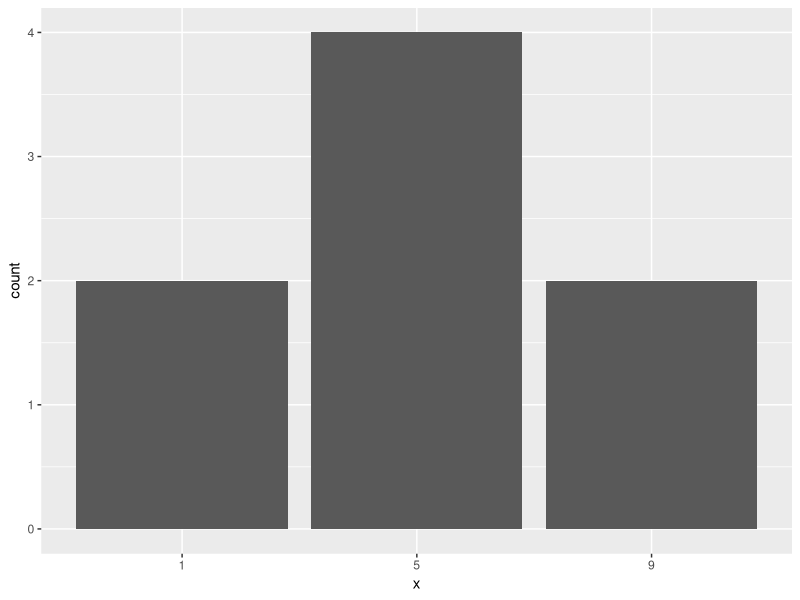

Reproduce this figure in R.
## ---- chunk 1
knitr::opts_chunk$set(echo = TRUE)
## ---- chunk 2
x <- c(1, 1, 5, 5, 5, 5, 9, 9)
table(x)
## ---- chunk 3
library(ggplot2)
ggplot(data.frame(x = factor(x)), aes(x = x)) +
        geom_bar()
## ---- chunk 4
mean(x)
median(x)
